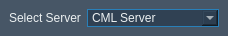
<?xml version="1.0" encoding="UTF-8"?>
<ui version="4.0">
 <class>AmqpServerSettings</class>
 <widget class="QWidget" name="AmqpServerSettings">
  <property name="geometry">
   <rect>
    <x>0</x>
    <y>0</y>
    <width>201</width>
    <height>36</height>
   </rect>
  </property>
  <property name="windowTitle">
   <string>Form</string>
  </property>
  <layout class="QGridLayout" name="gridLayout_2">
   <property name="leftMargin">
    <number>0</number>
   </property>
   <property name="topMargin">
    <number>0</number>
   </property>
   <property name="rightMargin">
    <number>0</number>
   </property>
   <property name="bottomMargin">
    <number>0</number>
   </property>
   <property name="spacing">
    <number>0</number>
   </property>
   <item row="0" column="0">
    <widget class="QFrame" name="frame">
     <property name="styleSheet">
      <string notr="true">QFrame{
background-color: rgba(44, 62, 80,220);
font: 8pt &quot;Segoe UI&quot;;
}

QLabel{
background-color:none;
color: rgb(236, 240, 241);
}
QComboBox{
background-color: rgba(44, 62, 80,220);
border: 1px solid #2980b9;
color:#ecf0f1;

}

QComboBox QAbstractItemView {
    border: 2px solid darkgray;
    selection-background-color: #EEFF78;
    selection-color:#2c3e50;
   color:#ecf0f1;
}</string>
     </property>
     <property name="frameShape">
      <enum>QFrame::NoFrame</enum>
     </property>
     <property name="frameShadow">
      <enum>QFrame::Plain</enum>
     </property>
     <layout class="QGridLayout" name="gridLayout">
      <item row="0" column="0">
       <widget class="QLabel" name="label">
        <property name="text">
         <string>Select Server</string>
        </property>
       </widget>
      </item>
      <item row="0" column="1">
       <widget class="QComboBox" name="cbSelectedServer">
        <property name="sizePolicy">
         <sizepolicy hsizetype="Preferred" vsizetype="Fixed">
          <horstretch>0</horstretch>
          <verstretch>0</verstretch>
         </sizepolicy>
        </property>
        <property name="currentIndex">
         <number>0</number>
        </property>
        <item>
         <property name="text">
          <string>CML Server</string>
         </property>
        </item>
        <item>
         <property name="text">
          <string>DSME Server</string>
         </property>
        </item>
        <item>
         <property name="text">
          <string>LOCALHOST Server</string>
         </property>
        </item>
       </widget>
      </item>
     </layout>
    </widget>
   </item>
  </layout>
 </widget>
 <resources/>
 <connections/>
</ui>
